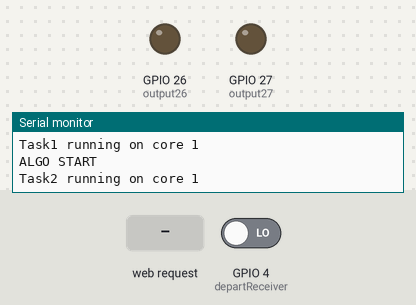
The sketch below on a simulated ESP32. On the bench: output pins drawn as LEDs (lit = HIGH), the last lines printed to the serial monitor. Inputs (shaded band) come from the test bench; at power-on: GPIO 4 (departReceiver) LOW. WiFi joins after 1.5 s; servers stay silent unless stated.

Above: at 3.7 s.
3.8 s: HTTP request GET /26/on received
At 5.0 s:
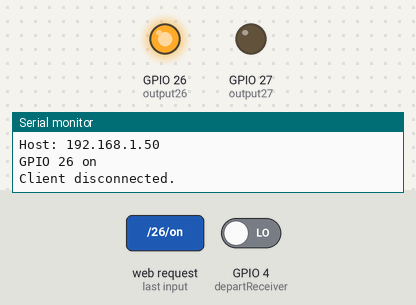
5.3 s: HTTP request GET /27/on received
At 6.4 s:
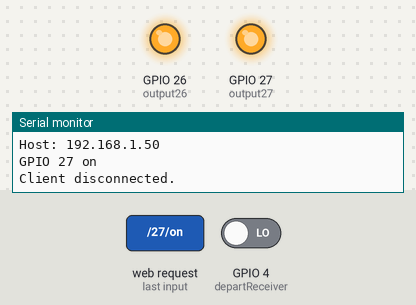
6.8 s: HTTP request GET /26/off received
At 7.5 s:
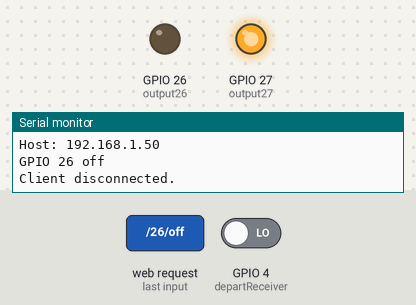
9.8 s: HTTP request GET /27/off received
At 11.0 s:
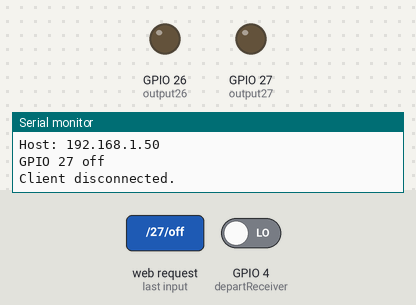
Timing chart, 0 to 12.3 s (numbered marks = the images above; inputs shaded):
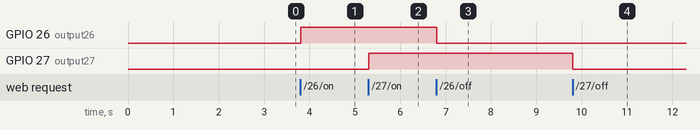

Measured:
- after the input at 3.8 s, GPIO 26 (output26): LOW → HIGH at once
- after the input at 5.3 s, GPIO 27 (output27): LOW → HIGH at once
- after the input at 6.8 s, GPIO 26 (output26): HIGH → LOW at once
- after the input at 9.8 s, GPIO 27 (output27): HIGH → LOW at once

The sketch:

MultiTasking-ESP32.ino
```cpp
// Load Wi-Fi library
#include <WiFi.h>
#include <HTTPClient.h>

//Declaration of PIN
const int departReceiver = 4;  // the number of the pin
const int LED_BUILTIN = 2;

// Replace with your network credentials
const char* ssid = "ESP32-ARRIVE";
const char* password = "123456789";

// Set web server port number to 80
WiFiServer server(80);
WiFiClient client = server.available();

//Your IP address or domain name with URL path
const char* serverNameArrive = "http://192.168.4.1/arrive";

// Variable to store the HTTP request
String header;

// Auxiliar variables to store the current output state
String output26State = "off";
String output27State = "off";

// Assign output variables to GPIO pins
const int output26 = 26;
const int output27 = 27;

// Current time
unsigned long currentTime = millis();
// Previous time
unsigned long previousTime = 0;
// Define timeout time in milliseconds (example: 2000ms = 2s)
const long timeoutTime = 2000;

TaskHandle_t Task1;
TaskHandle_t Task2;

void setup() {
  Serial.begin(115200);
  pinMode(departReceiver, INPUT);

  // Initialize the output variables as outputs
  pinMode(output26, OUTPUT);
  pinMode(output27, OUTPUT);
  // Set outputs to LOW
  digitalWrite(output26, LOW);
  digitalWrite(output27, LOW);

  // Connect to Wi-Fi network with SSID and password
  Serial.print("Connecting to ");
  Serial.println(ssid);
  WiFi.begin(ssid, password);
  while (WiFi.status() != WL_CONNECTED) {
    delay(500);
    Serial.print(".");
  }
  // Print local IP address and start web server
  Serial.println("");
  Serial.println("WiFi connected.");
  Serial.println("IP address: ");
  Serial.println(WiFi.localIP());
  server.begin();
  client = server.available();

  //create a task that will be executed in the Task1code() function, with priority 1 and executed on core 0
  xTaskCreatePinnedToCore(
                    Task1code,   /* Task function. */
                    "Task1",     /* name of task. */
                    10000,       /* Stack size of task */
                    NULL,        /* parameter of the task */
                    6,           /* priority of the task */
                    &Task1,      /* Task handle to keep track of created task */
                    0);          /* pin task to core 0 */
  delay(500);

  //create a task that will be executed in the Task2code() function, with priority 1 and executed on core 1
  xTaskCreatePinnedToCore(
                    Task2code,   /* Task function. */
                    "Task2",     /* name of task. */
                    10000,       /* Stack size of task */
                    NULL,        /* parameter of the task */
                    7,           /* priority of the task */
                    &Task2,      /* Task handle to keep track of created task */
                    1);          /* pin task to core 1 */
    delay(500);
}


//CHRONO VAR
unsigned int departStatus = 0;
unsigned int arriveStatus = 0;
unsigned int start_time = 0;
unsigned int stop_time = 0;
unsigned int total_time = 0;
const unsigned int OFF = 0;
const unsigned int ON = 1;


String httpGETRequest(const char* serverName) {
  HTTPClient http;

  // Your IP address with path or Domain name with URL path
  http.begin(serverName);

  // Send HTTP POST request
  int httpResponseCode = http.GET();

  String payload = "--";

  if (httpResponseCode > 0) {
    payload = http.getString();
  }
  else {
  }
  // Free resources
  http.end();

  return payload;
}

String ChronoLog = "";
int reset = 0;
void Chrono () {
  if (reset == 0) {
    reset = 1;
    ChronoLog = "<p>ALGO START</p>";
    Serial.println("ALGO START");
    while (departStatus == OFF) {
      departStatus = digitalRead(departReceiver);
    }
    ChronoLog += "<p>Borne de début prête</p>";
    Serial.println("Borne de début prête");
    while (arriveStatus == OFF) {
      arriveStatus = httpGETRequest(serverNameArrive).toInt();
    }
    ChronoLog += "<p>Borne de fin prête</p>";
    ChronoLog += "<p>En attente du courreur</p>";
    Serial.println("Borne de fin prête");
    Serial.println("En attente du courreur");
    while (departStatus == ON) {
      departStatus = digitalRead(departReceiver);
    }
    ChronoLog += "<p>Courreur en place</p>";
    Serial.println("Courreur en place");
    digitalWrite(LED_BUILTIN, HIGH);

    while (departStatus == OFF) {
      departStatus = digitalRead(departReceiver);
    }
    ChronoLog += "<p>Chrono lancé</p>";
    Serial.println("Chrono lancé");
    start_time = millis();
    while (arriveStatus == ON) {
      arriveStatus = httpGETRequest(serverNameArrive).toInt();
    }
    stop_time = millis();
    total_time = stop_time - start_time;
    ChronoLog += "<p>Courru en </p>";
    float timeSe = total_time * 0.001;
    //ChronoLog += "<p><b>" + String(timeSe) + "</b></p>" ;
    Serial.println("Courru en");
    Serial.println(timeSe);
  }
}

void ResetChrono () {
  reset = 0;
  departStatus = 0;
  arriveStatus = 0;
  start_time = 0;
  stop_time = 0;
  total_time = 0;
}

void Webserver() {
  // Listen for incoming clients
  client = server.available();
  if (client) {                             // If a new client connects,
    currentTime = millis();
    previousTime = currentTime;
    Serial.println("New Client.");          // print a message out in the serial port
    String currentLine = "";                // make a String to hold incoming data from the client
    while (client.connected() && currentTime - previousTime <= timeoutTime) {  // loop while the client's connected
      currentTime = millis();
      if (client.available()) {             // if there's bytes to read from the client,
        char c = client.read();             // read a byte, then
        Serial.write(c);                    // print it out the serial monitor
        header += c;
        if (c == '\n') {                    // if the byte is a newline character
          // if the current line is blank, you got two newline characters in a row.
          // that's the end of the client HTTP request, so send a response:
          if (currentLine.length() == 0) {
            // HTTP headers always start with a response code (e.g. HTTP/1.1 200 OK)
            // and a content-type so the client knows what's coming, then a blank line:
            client.println("HTTP/1.1 200 OK");
            client.println("Content-type:text/html");
            client.println("Connection: close");
            client.println();

            //RESET CHRONO
            if (header.indexOf("GET /RESET") >= 0) {
              ResetChrono();
            }

            // turns the GPIOs on and off
            if (header.indexOf("GET /26/on") >= 0) {
              Serial.println("GPIO 26 on");
              output26State = "on";
              digitalWrite(output26, HIGH);
            } else if (header.indexOf("GET /26/off") >= 0) {
              Serial.println("GPIO 26 off");
              output26State = "off";
              digitalWrite(output26, LOW);
            } else if (header.indexOf("GET /27/on") >= 0) {
              Serial.println("GPIO 27 on");
              output27State = "on";
              digitalWrite(output27, HIGH);
            } else if (header.indexOf("GET /27/off") >= 0) {
              Serial.println("GPIO 27 off");
              output27State = "off";
              digitalWrite(output27, LOW);
            }

            // Display the HTML web page
            client.println("<!DOCTYPE html><html>");
            client.println("<head><meta name=\"viewport\" content=\"width=device-width, initial-scale=1\">");
            //Chrono(client);
            client.println("<link rel=\"icon\" href=\"data:,\">");
            // CSS to style the on/off buttons
            // Feel free to change the background-color and font-size attributes to fit your preferences
            client.println("<style>html { font-family: Helvetica; display: inline-block; margin: 0px auto; text-align: center;}");
            client.println(".button { background-color: #4CAF50; border: none; color: white; padding: 16px 40px;");
            client.println("text-decoration: none; font-size: 30px; margin: 2px; cursor: pointer;}");
            client.println(".button2 {background-color: #555555;}</style></head>");

            // Web Page Heading
            client.println("<body><h1>CHRONO</h1>");
            client.println(ChronoLog);


            client.println("<p><a href=\"/RESET\"><button class=\"button\">RESET</button></a></p>");

            // Display current state, and ON/OFF buttons for GPIO 26
            client.println("<p>GPIO 26 - State " + output26State + "</p>");
            // If the output26State is off, it displays the ON button
            if (output26State == "off") {
              client.println("<p><a href=\"/26/on\"><button class=\"button\">ON</button></a></p>");
            } else {
              client.println("<p><a href=\"/26/off\"><button class=\"button button2\">OFF</button></a></p>");
            }

            // Display current state, and ON/OFF buttons for GPIO 27
            client.println("<p>GPIO 27 - State " + output27State + "</p>");
            // If the output27State is off, it displays the ON button
            if (output27State == "off") {
              client.println("<p><a href=\"/27/on\"><button class=\"button\">ON</button></a></p>");
            } else {
              client.println("<p><a href=\"/27/off\"><button class=\"button button2\">OFF</button></a></p>");
            }
            client.println("</body></html>");

            // The HTTP response ends with another blank line
            client.println();
            // Break out of the while loop
            break;
          } else { // if you got a newline, then clear currentLine
            currentLine = "";
          }
        } else if (c != '\r') {  // if you got anything else but a carriage return character,
          currentLine += c;      // add it to the end of the currentLine
        }
      }
    }
    // Clear the header variable
    header = "";
    // Close the connection
    client.stop();
    Serial.println("Client disconnected.");
    Serial.println("");
  }
}

//Task1code: Chrono Task
void Task1code( void * pvParameters ){
  Serial.print("Task1 running on core ");
  Serial.println(xPortGetCoreID());
    Chrono();
}

//Task2code: Webserver
void Task2code( void * Parameters ){
  Serial.print("Task2 running on core ");
  Serial.println(xPortGetCoreID());

  for(;;){
    Webserver();
  }
}

void loop() {
}
```
